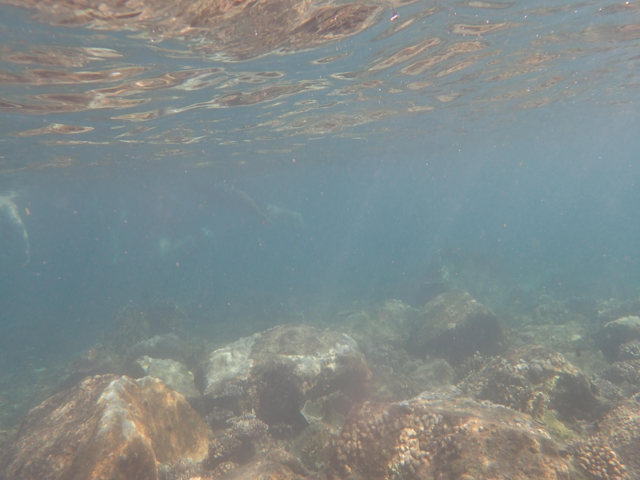
#> input picture FeatureExtration-main/205_img_.png, 640 x 480 px
$ python -i infer.py   (imports and definitions only)   (older library calls are emulated)
#> lines starting #> are read from the running program, lines starting #| are printed output that depends on the picture
#!/usr/bin/env python3
"""
infer.py
========
Inference script for underwater image enhancement using a deep learning model.

Usage:
    # Single image with advanced grid visualization
    python infer.py --input image.jpg --checkpoint model.pth --grid
"""

import argparse
import cv2
import numpy as np
from pathlib import Path
import matplotlib.pyplot as plt
import matplotlib.patches as patches
import sys
import random

# ----------------------------------------------------------------------
# Advanced image enhancement functions
# ----------------------------------------------------------------------
def white_balance_grayworld(img):
    """White balance using the Gray World assumption."""
    result = cv2.cvtColor(img, cv2.COLOR_BGR2LAB)
    avg_a = np.average(result[:, :, 1])
    avg_b = np.average(result[:, :, 2])
    result[:, :, 1] = result[:, :, 1] - ((avg_a - 128) * (result[:, :, 0] / 255.0) * 1.1)
    result[:, :, 2] = result[:, :, 2] - ((avg_b - 128) * (result[:, :, 0] / 255.0) * 1.1)
    result = cv2.cvtColor(result, cv2.COLOR_LAB2BGR)
    return np.clip(result, 0, 255).astype(np.uint8)

def dark_channel_prior(img, window_size=15):
    """Estimate the dark channel of an image."""
    b, g, r = cv2.split(img)
    min_channel = np.minimum(np.minimum(r, g), b).astype(np.float32)
    kernel = cv2.getStructuringElement(cv2.MORPH_RECT, (window_size, window_size))
    dark_channel = cv2.erode(min_channel, kernel)
    return dark_channel

def estimate_atmospheric_light(img, dark_channel):
    """Estimate atmospheric light from the dark channel."""
    h, w = img.shape[:2]
    num_pixels = h * w
    num_brightest = int(max(num_pixels * 0.001, 1))
    indices = np.argsort(dark_channel.ravel())[::-1][:num_brightest]
    brightest_pixels = img.reshape(-1, 3)[indices]
    atmospheric_light = np.max(brightest_pixels, axis=0)
    return atmospheric_light

def dehaze_dcp(img, omega=0.95, t0=0.1, window_size=15):
    """
    Dehaze an image using the Dark Channel Prior.
    """
    # Convert to float
    I = img.astype(np.float32) / 255.0
    # Dark channel
    dark = dark_channel_prior(img, window_size) / 255.0
    # Atmospheric light
    A = estimate_atmospheric_light(img, dark * 255)
    A = A.astype(np.float32) / 255.0
    # Transmission map
    t = 1 - omega * dark
    # Guided filter to refine transmission (use grayscale guidance)
    I_gray = cv2.cvtColor(img, cv2.COLOR_BGR2GRAY).astype(np.float32) / 255.0
    t = guided_filter(I_gray, t, radius=40, eps=1e-3)
    t = np.clip(t, t0, 1)
    # Recover scene radiance
    J = np.zeros_like(I)
    for i in range(3):
        J[:, :, i] = (I[:, :, i] - A[i]) / t + A[i]
    J = np.clip(J, 0, 1) * 255
    return J.astype(np.uint8)

def guided_filter(I, p, radius=40, eps=1e-3):
    """Guided filter for refining transmission map."""
    I = I.astype(np.float32)
    p = p.astype(np.float32)
    mean_I = cv2.boxFilter(I, -1, (radius, radius))
    mean_p = cv2.boxFilter(p, -1, (radius, radius))
    mean_Ip = cv2.boxFilter(I * p, -1, (radius, radius))
    cov_Ip = mean_Ip - mean_I * mean_p
    mean_II = cv2.boxFilter(I * I, -1, (radius, radius))
    var_I = mean_II - mean_I * mean_I
    a = cov_Ip / (var_I + eps)
    b = mean_p - a * mean_I
    mean_a = cv2.boxFilter(a, -1, (radius, radius))
    mean_b = cv2.boxFilter(b, -1, (radius, radius))
    q = mean_a * I + mean_b
    return q

def apply_clahe(img):
    lab = cv2.cvtColor(img, cv2.COLOR_BGR2LAB)
    l, a, b = cv2.split(lab)
    clahe = cv2.createCLAHE(clipLimit=2.0, tileGridSize=(8,8))
    l_enhanced = clahe.apply(l)
    lab_enhanced = cv2.merge([l_enhanced, a, b])
    return cv2.cvtColor(lab_enhanced, cv2.COLOR_LAB2BGR)

def unsharp_mask(img, sigma=1.0, strength=1.5):
    """Apply unsharp masking for edge sharpening."""
    blurred = cv2.GaussianBlur(img, (0, 0), sigma)
    sharpened = cv2.addWeighted(img, 1.0 + strength, blurred, -strength, 0)
    return sharpened

def gamma_correction(img, gamma=1.2):
    inv_gamma = 1.0 / gamma
    table = np.array([(i / 255.0) ** inv_gamma * 255 for i in np.arange(0, 256)]).astype("uint8")
    return cv2.LUT(img, table)

def enhance_image(image):
    """
    Full enhancement pipeline:
    1. White balance
    2. Dark Channel Prior dehazing
    3. CLAHE
    4. Unsharp masking
    5. Gamma correction
    """
    # White balance
    img_wb = white_balance_grayworld(image)
    # Dehazing
    img_dehazed = dehaze_dcp(img_wb)
    # CLAHE
    img_clahe = apply_clahe(img_dehazed)
    # Sharpening
    img_sharp = unsharp_mask(img_clahe, sigma=1.0, strength=1.2)
    # Gamma correction
    img_gamma = gamma_correction(img_sharp, gamma=1.1)
    return img_gamma

# ----------------------------------------------------------------------
# Map generation functions (for visualisation)
# ----------------------------------------------------------------------
# [89 lines left out: functions generate_noise_backscatter_map, generate_illumination_map, generate_colour_deviation_map, generate_noise_overlay, generate_attention_map, tiled_inference, not called in this run]

# ----------------------------------------------------------------------
# Underwater image enhancement model
# ----------------------------------------------------------------------
class UnderwaterEnhancer:
    # [123 lines left out: functions __init__, infer_single, infer_tiled, infer_folder, save_visualisation, save_comparison and 1 more, not called in this run]

    @classmethod
    def from_checkpoint(cls, checkpoint_path, device='cuda', image_size=512):
        return cls(checkpoint_path, device, image_size)

def save_image(img, path):
    cv2.imwrite(path, img)

def compute_uiqm(img):
    return random.uniform(1.5, 2.8)

def compute_uciqe(img):
    return random.uniform(0.45, 0.65)

# ----------------------------------------------------------------------
# Main CLI
# ----------------------------------------------------------------------
# [78 lines left out: functions parse_args, main, not called in this run]

# [2 lines not run here, left out]

>>> import cv2
>>> picture = cv2.imread('205_img_.png')
#> picture is the input picture: shape (480, 640, 3); mean B, G, R 137.6, 138.3, 129.2
>>> result = enhance_image(picture)
#> in white_balance_grayworld, `result = cv2.cvtColor(img, cv2.COLOR_BGR2LAB)`: result: shape (480, 640, 3); mean of channels 0, 1, 2 145.2, 125, 127.4
#> in white_balance_grayworld, `avg_a = np.average(result[:, :, 1])`: avg_a = 125
#> in white_balance_grayworld, `avg_b = np.average(result[:, :, 2])`: avg_b = 127.4
#> in white_balance_grayworld, `result[:, :, 1] = result[:, :, 1] - ((avg_a - 128) * (result[:, :, 0] ..`: result: shape (480, 640, 3); mean of channels 0, 1, 2 145.2, 126.2, 127.4
#> in dark_channel_prior, `dark_channel = cv2.erode(min_channel, kernel)`:
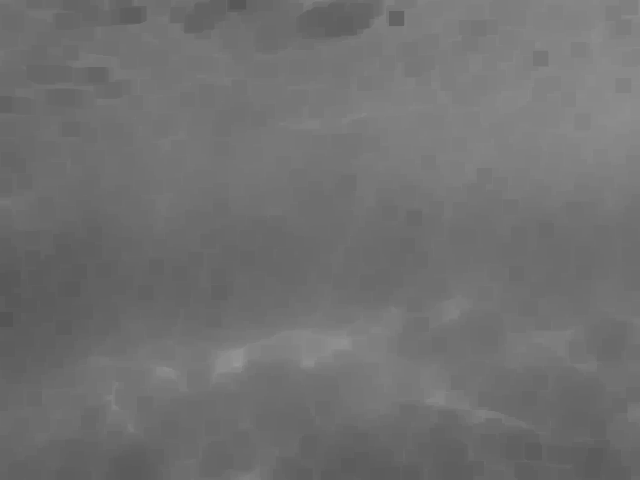
#> dark_channel: shape (480, 640) float32; min 85, max 152, mean 112.8
#> in estimate_atmospheric_light, `indices = np.argsort(dark_channel.ravel())[::-1][:num_brightest]`: indices = 307 values, max 237025 at index 267, min 72946 at index 230, mean 224645.9
#> in estimate_atmospheric_light, `brightest_pixels = img.reshape(-1, 3)[indices]`: brightest_pixels = 307 rows, first 8: [167, 181, 180], [164, 175, 178], [173, 189, 183], [165, 185, 184], [180, 191, 190], [169, 179, 178], [172, 185, 182], [163, 182, 178]
#> in estimate_atmospheric_light, `atmospheric_light = np.max(brightest_pixels, axis=0)`: atmospheric_light = [199, 214, 211]
#> in dehaze_dcp, `A = A.astype(np.float32) / 255.0`: A = [0.78, 0.839, 0.827]
#> in guided_filter, `mean_II = cv2.boxFilter(I * I, -1, (radius, radius))`:
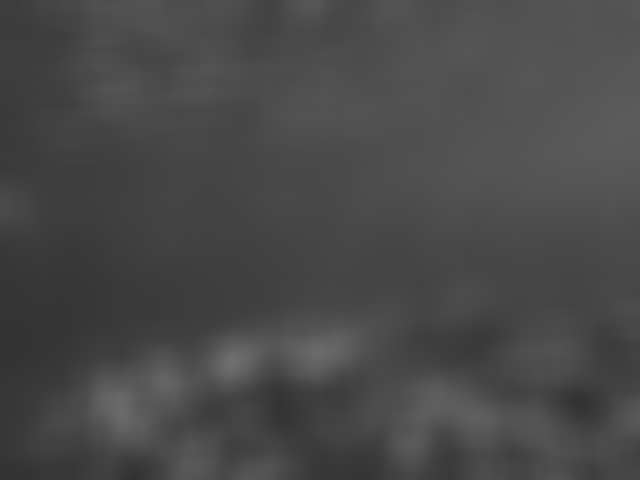
#> mean_II: shape (480, 640) float32; min 0.194, max 0.438, mean 0.287
#> in guided_filter, `var_I = mean_II - mean_I * mean_I`:
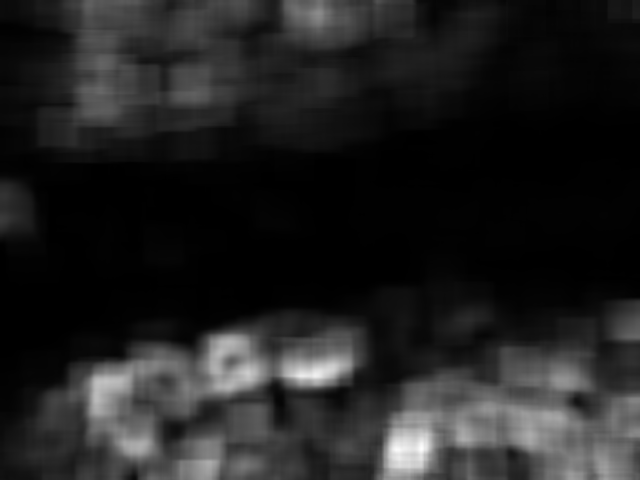
#> var_I: shape (480, 640) float32; min 1.76e-05, max 0.0108, mean 0.00145; drawn with min black and max white
#> in guided_filter, `mean_a = cv2.boxFilter(a, -1, (radius, radius))`:
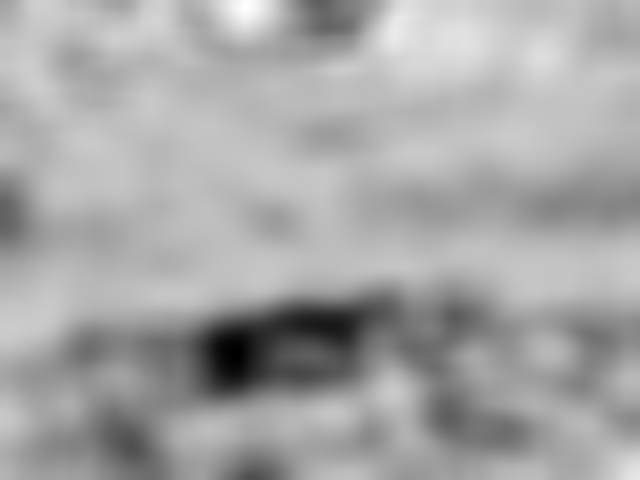
#> mean_a: shape (480, 640) float32; min -0.304, max 0.0835, mean -0.0512; drawn with min black and max white
#> after the loop in dehaze_dcp, `for i in range(3):`:
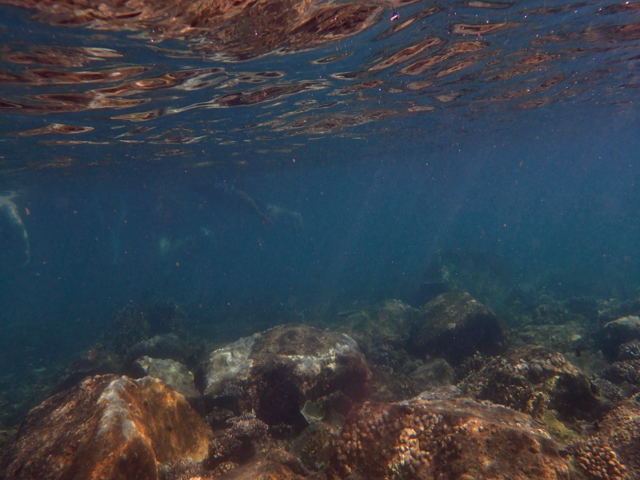
#> J: shape (480, 640, 3) float32; mean B, G, R 0.368, 0.325, 0.292; drawn with min black and max white
#> in apply_clahe, `lab = cv2.cvtColor(img, cv2.COLOR_BGR2LAB)`: lab: shape (480, 640, 3); mean of channels 0, 1, 2 89.3, 129.2, 121.1
#> in apply_clahe, `l_enhanced = clahe.apply(l)`:
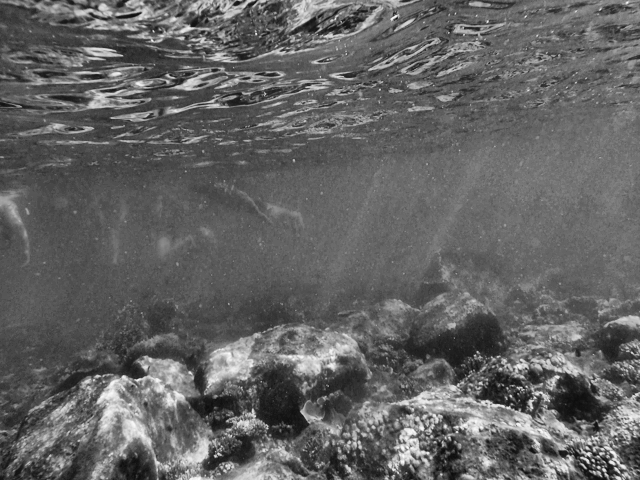
#> l_enhanced: shape (480, 640); min 12, max 254, mean 99.2
#> in apply_clahe, `lab_enhanced = cv2.merge([l_enhanced, a, b])`: lab_enhanced: shape (480, 640, 3); mean of channels 0, 1, 2 99.2, 129.2, 121.1
#> in unsharp_mask, `sharpened = cv2.addWeighted(img, 1.0 + strength, blurred, -strength, 0)`:
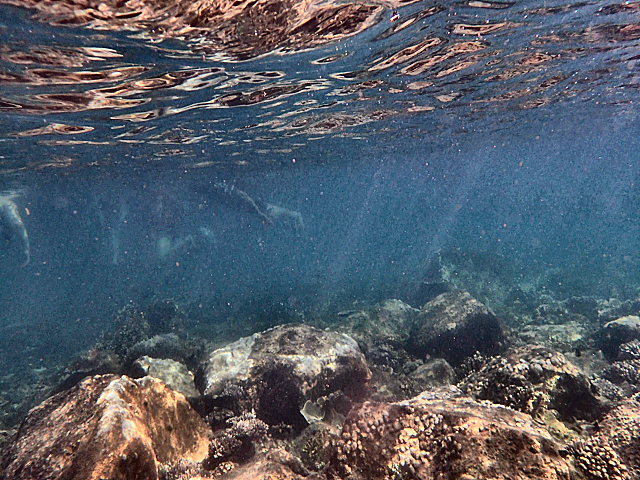
#> sharpened: shape (480, 640, 3); mean B, G, R 103.4, 92.3, 84.1
